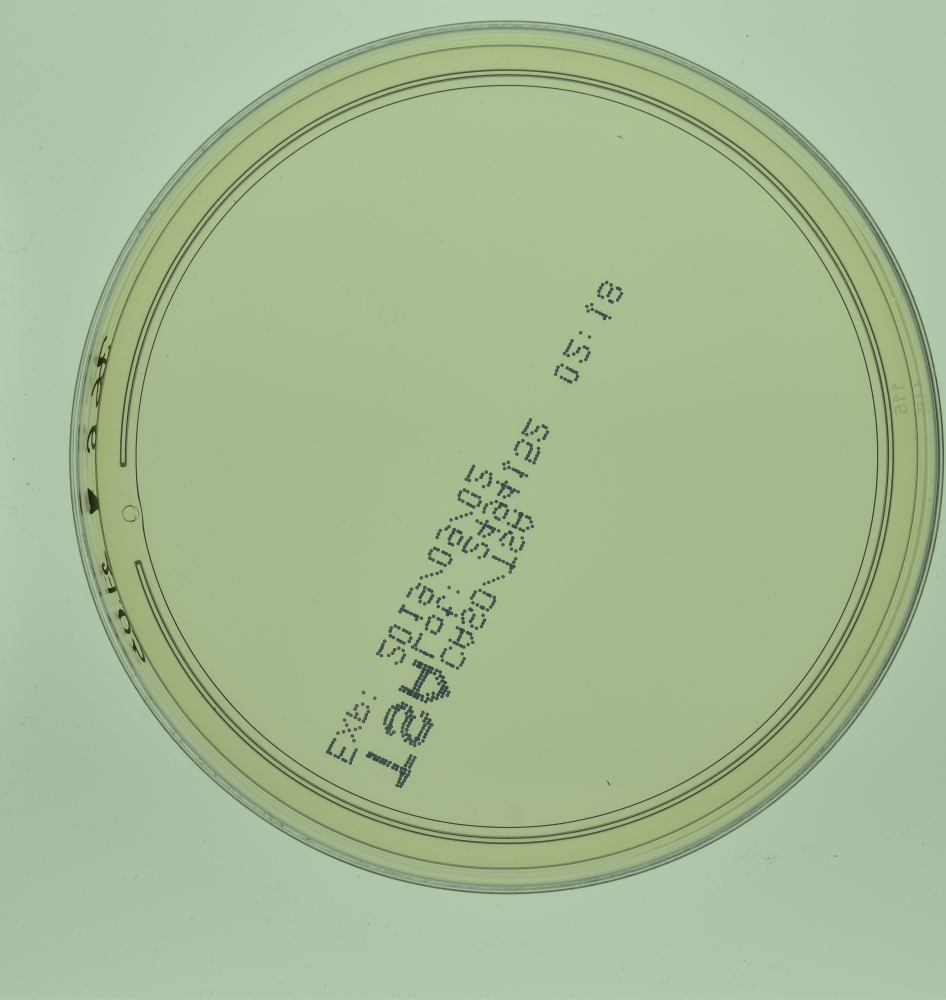
#> input picture Server/testing_images/for_counting_models/empty/114.jpg, 3784 x 4000 px (shown at 1/4 size); its folder holds only this picture in this run
$ python -i test_labab_internet_photos.py   (imports and definitions only)
#> lines starting #> are read from the running program, lines starting #| are printed output that depends on the picture
#> further down, picture is the input picture: shape (4000, 3784, 3); mean B, G, R 148.1, 186, 165.7
"""Tests the LAB a/b weekend model (48-epoch checkpoint, before Kaggle
completes the remaining 22) against real internet photos + the user's
'bacteria test' reference folder -- to see whether its AGAR ground-truth
improvement (MAE 5.44, huge gain on 'vague') actually generalizes to novel
real photos, not just the AGAR domain it was validated on so far.

Applies the LAB a/b preprocessing to each photo before inference, exactly as
during training, and compares counts against the production model
(colony_finetuned_best.pt) run on the same raw photos for reference.
"""
import glob
import os

import cv2
import numpy as np
from ultralytics import YOLO

LAB_AB_CKPT = "/Users/satriabaladewaharahap/bacteriaserius/LAB AB MODEL/best-2.pt"
PRODUCTION_CKPT = "colony_finetuned_best.pt"

INTERNET_DIR = "/private/tmp/claude-501/-Users-satriabaladewaharahap-bacteriaserius/777ce2d6-6708-4daa-83ab-e80c466c6e66/scratchpad/internet_test_images"
BACTERIA_TEST_DIR = "/Users/satriabaladewaharahap/bacteriaserius/bacteria test"


def lab_ab_isolate(img_bgr):
    lab = cv2.cvtColor(img_bgr, cv2.COLOR_BGR2LAB)
#> lab: shape (4000, 3784, 3); mean of channels 0, 1, 2 186.4, 114, 145
    l, a, b = cv2.split(lab)
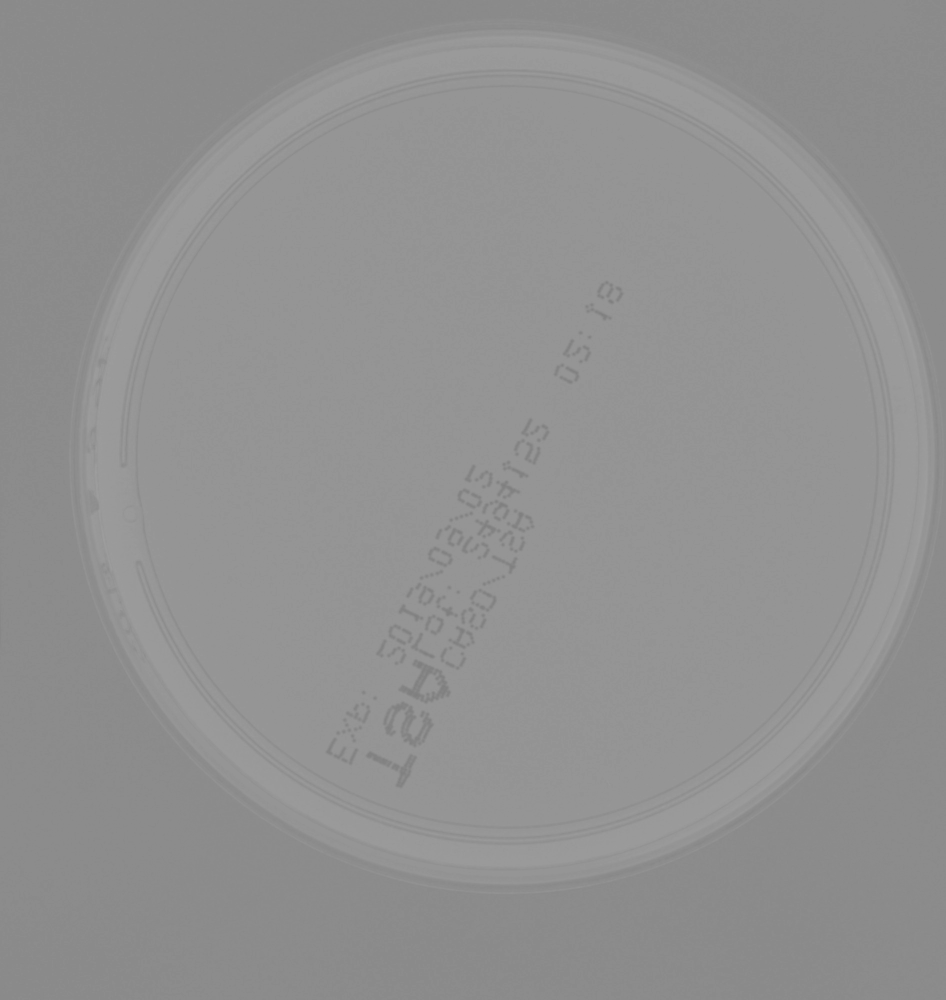
#> b: shape (4000, 3784) (shown at 1/4 size); min 125, max 159, mean 145
    a_stretch = cv2.normalize(a, None, 0, 255, cv2.NORM_MINMAX)
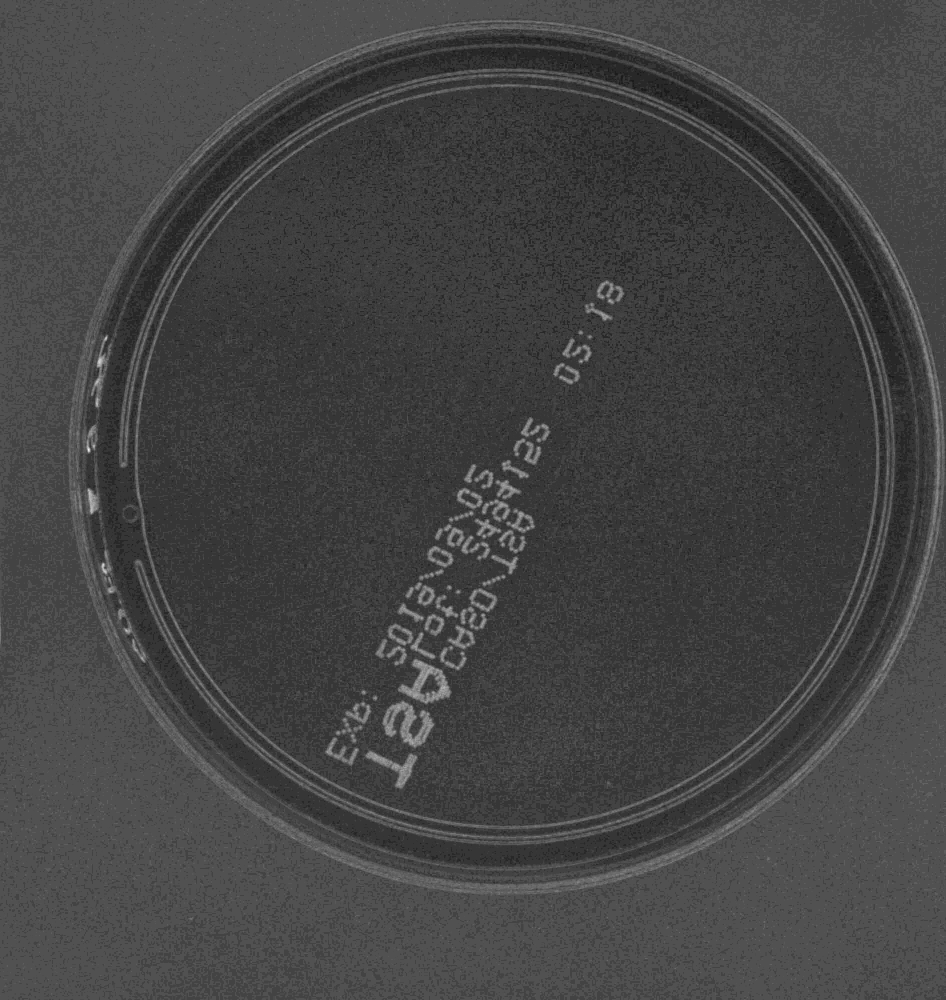
#> a_stretch: shape (4000, 3784) (shown at 1/4 size); min 0, max 255, mean 67.6
    b_stretch = cv2.normalize(b, None, 0, 255, cv2.NORM_MINMAX)
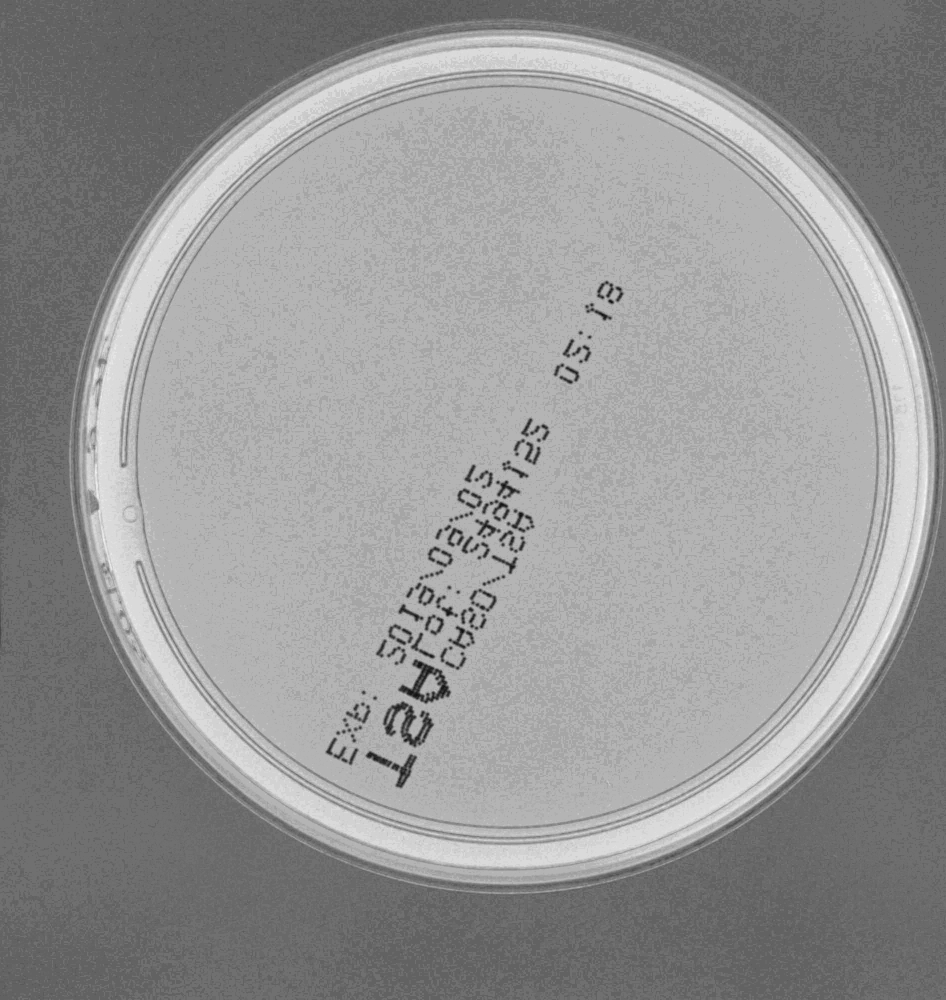
#> b_stretch: shape (4000, 3784) (shown at 1/4 size); min 0, max 255, mean 149.7
    return cv2.merge([a_stretch, b_stretch, np.full_like(a, 128)])
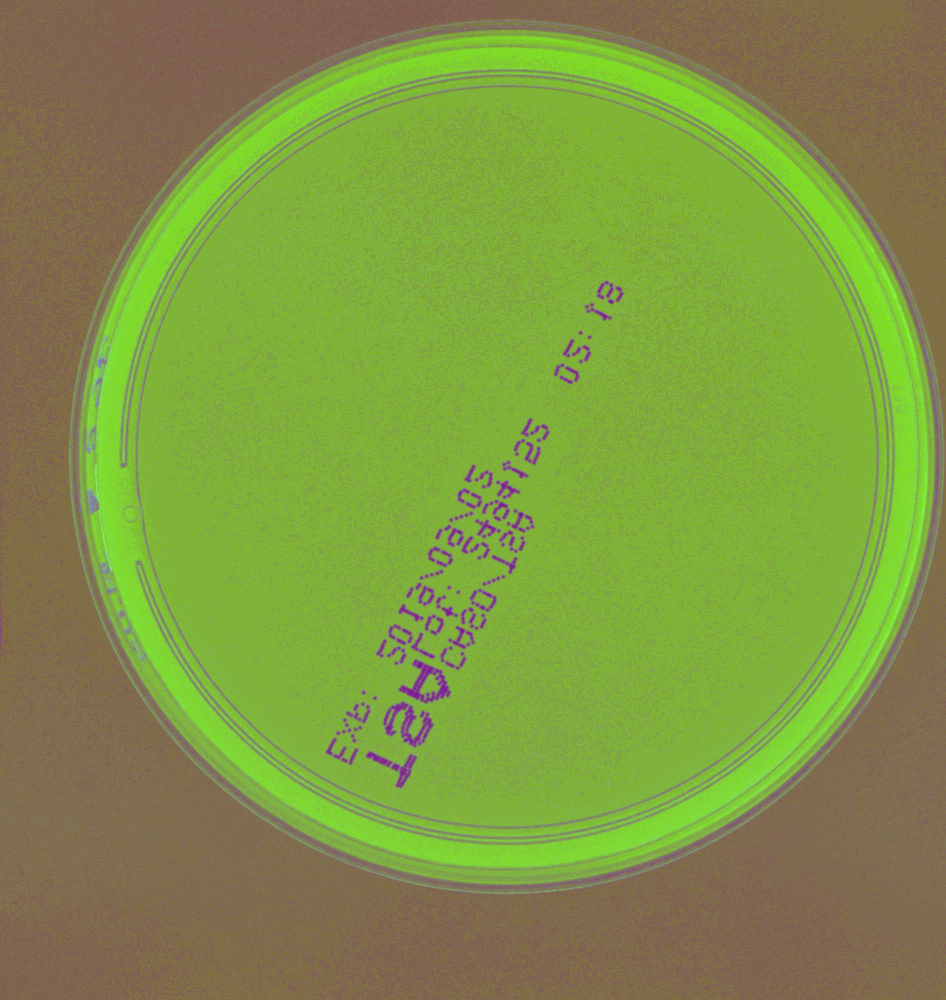
#> returned value: shape (4000, 3784, 3) (shown at 1/4 size); mean of channels 0, 1, 2 67.6, 149.7, 128; drawn as B, G, R


def count(model, img, conf=0.4):
    res = model.predict(source=img, imgsz=1536, conf=conf, max_det=1000, verbose=False)[0]
    return 0 if res.boxes is None else len(res.boxes)


def main():
    lab_ab_model = YOLO(LAB_AB_CKPT)
    prod_model = YOLO(PRODUCTION_CKPT)

    files = sorted(glob.glob(os.path.join(INTERNET_DIR, "img*.jpg"))) + \
        sorted(f for f in glob.glob(os.path.join(BACTERIA_TEST_DIR, "*")) if os.path.isfile(f))

    print(f"{'file':45s} {'production':>10s} {'lab_ab':>8s}")
    prod_total = lab_total = 0
    for f in files:
        img = cv2.imread(f)
        if img is None:
            print(f"  SKIP (failed to load): {f}")
            continue
        prod_n = count(prod_model, img)
        lab_n = count(lab_ab_model, lab_ab_isolate(img))
        prod_total += prod_n
        lab_total += lab_n
        print(f"{os.path.basename(f):45s} {prod_n:10d} {lab_n:8d}")

    print(f"\nTOTAL: production={prod_total}, lab_ab={lab_total}")


# [2 lines not run here, left out]

>>> import cv2
>>> picture = cv2.imread('testing_images/for_counting_models/empty/114.jpg')
>>> result = lab_ab_isolate(picture)

$ run again, on Server/testing_images/for_counting_models/empty/18.jpg
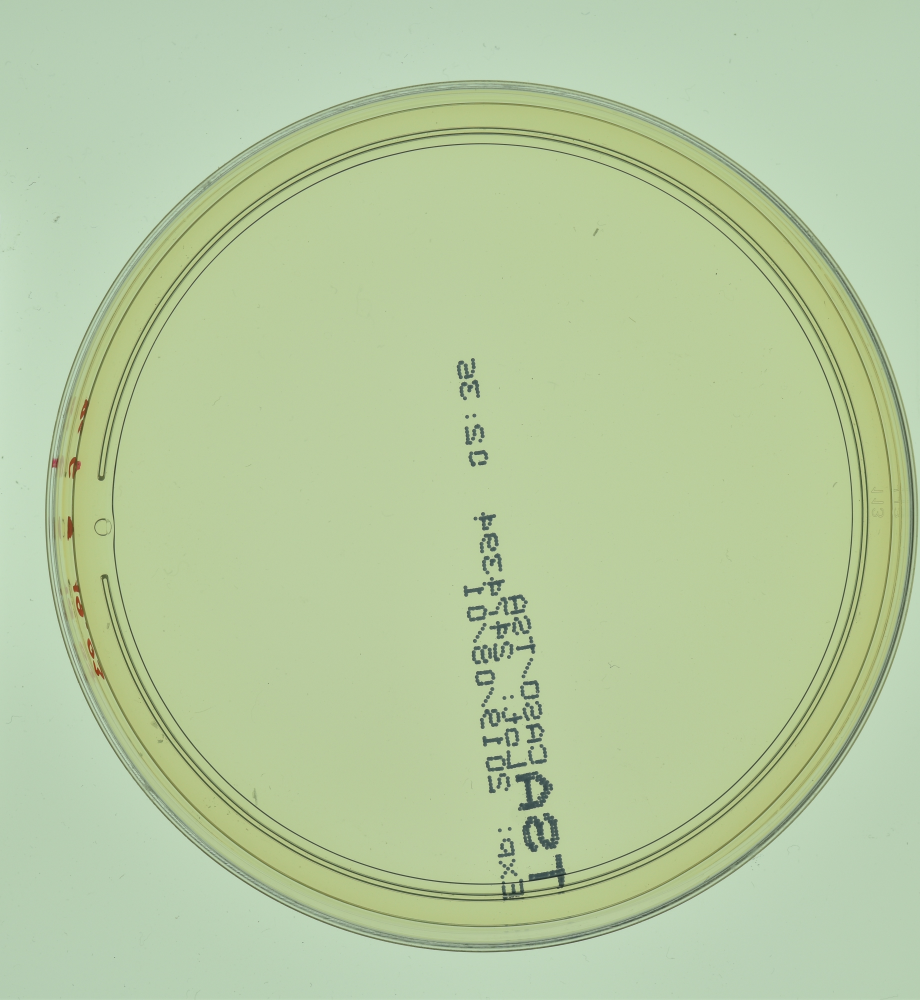
#> input picture Server/testing_images/for_counting_models/empty/18.jpg, 3680 x 4000 px (shown at 1/4 size)
#> picture is the input picture: shape (4000, 3680, 3); mean B, G, R 160.3, 202.1, 181.9
#> lab: shape (4000, 3680, 3); mean of channels 0, 1, 2 201.3, 113.8, 146.6
#> in lab_ab_isolate, `b_stretch = cv2.normalize(b, None, 0, 255, cv2.NORM_MINMAX)`:
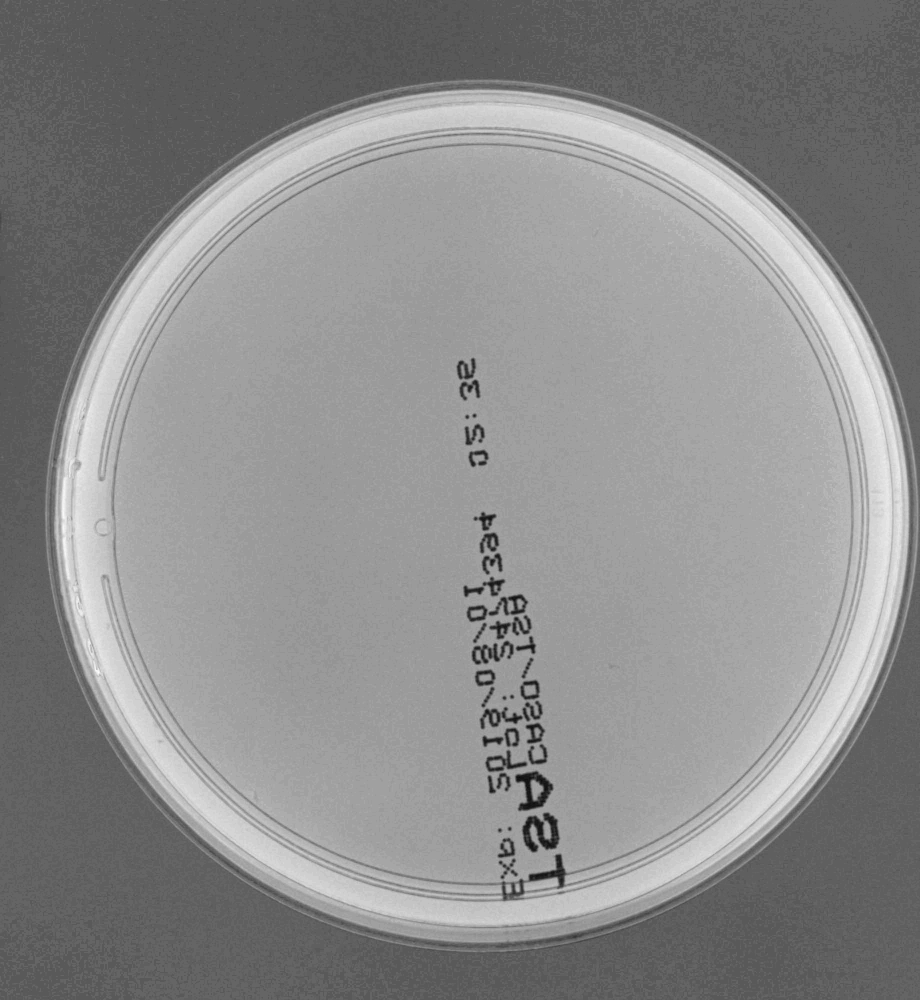
#> b_stretch: shape (4000, 3680) (shown at 1/4 size); min 0, max 255, mean 140
#> in lab_ab_isolate, `return cv2.merge([a_stretch, b_stretch, np.full_like(a, 128)])`:
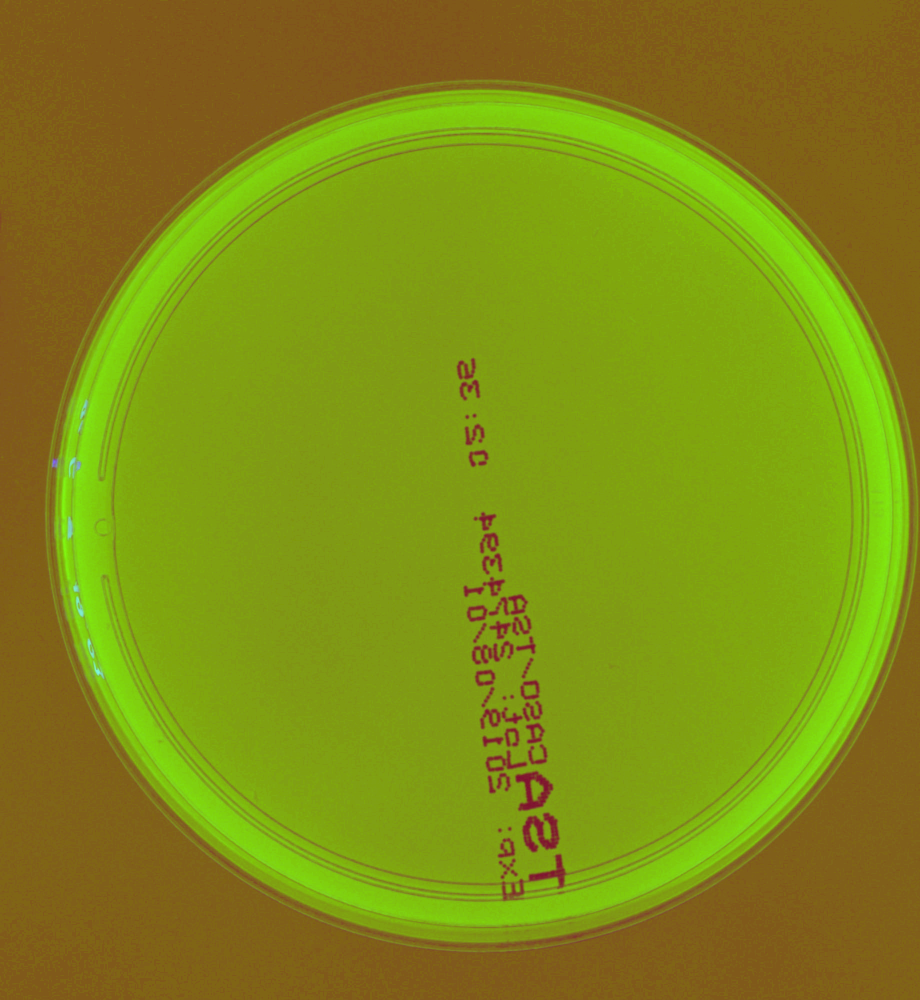
#> returned value: shape (4000, 3680, 3) (shown at 1/4 size); mean of channels 0, 1, 2 20.5, 140, 128; drawn as B, G, R
